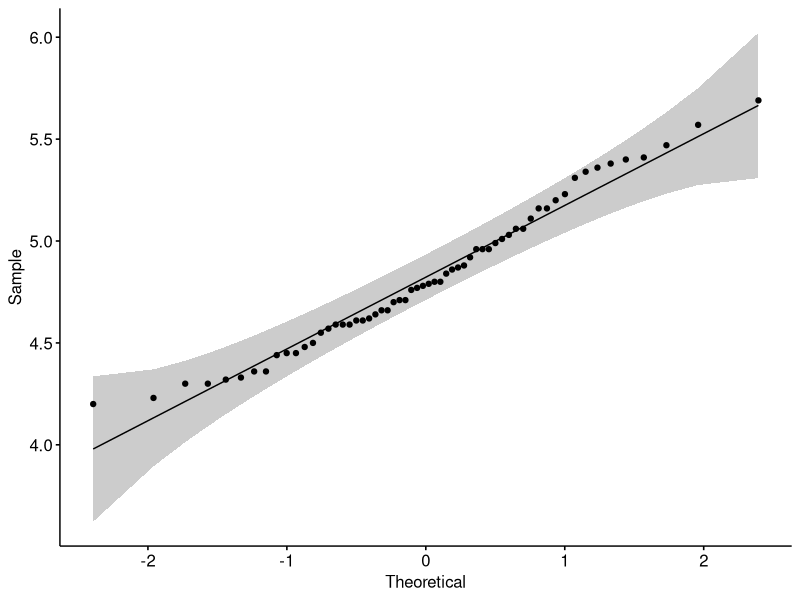
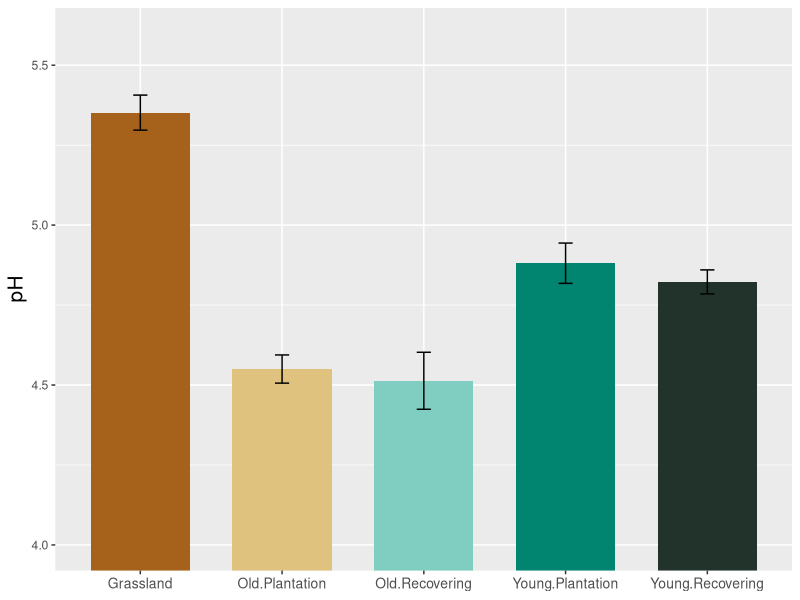
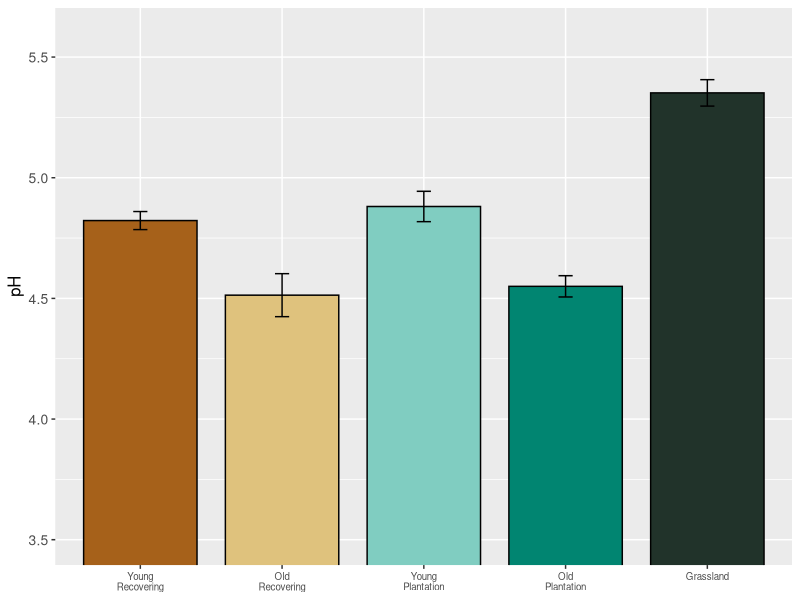
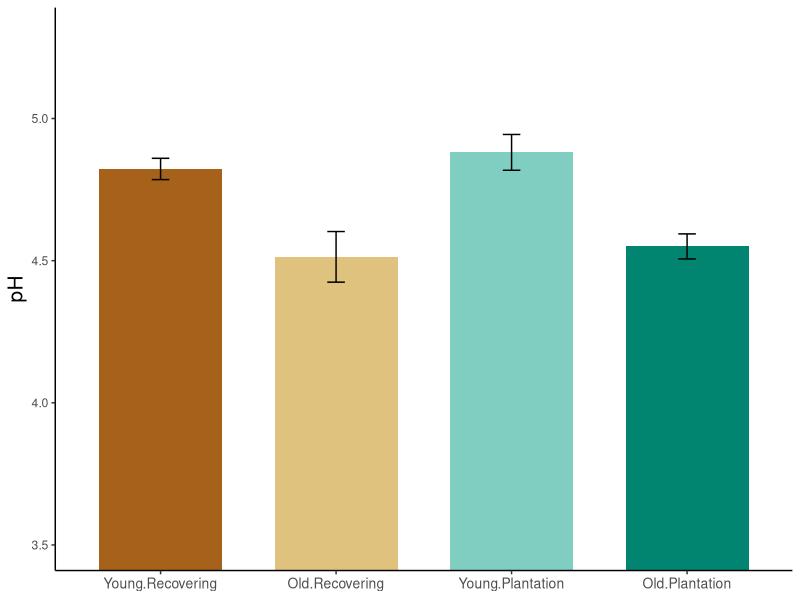
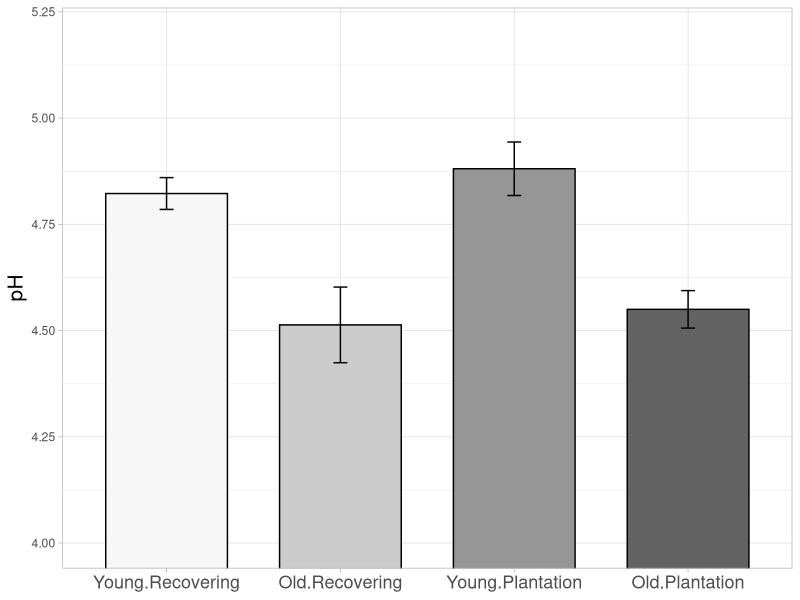
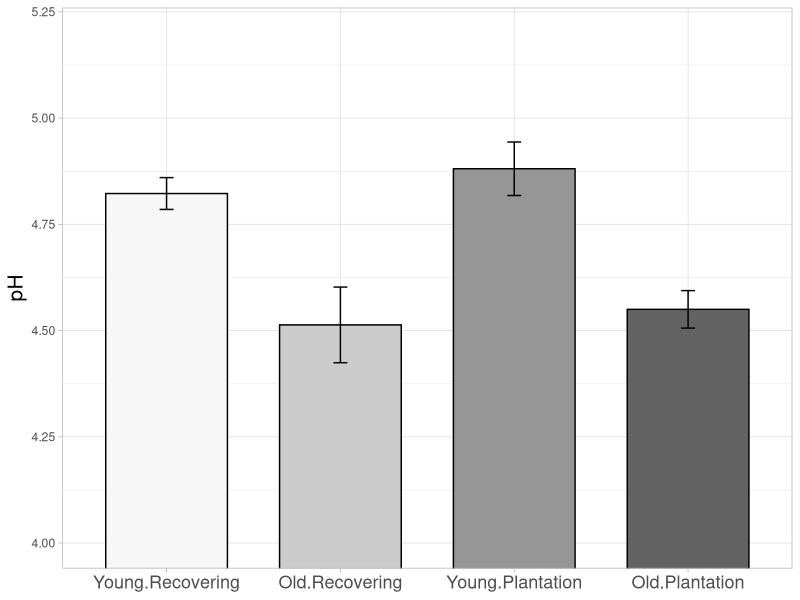

Here is the R script that generated these plots, in order:
# Effect of land management on soil pH
# Attempting to produce a bar chart 
# Emma Gemal, s1758915@sms.ed.ac.uk
# University of Edinburgh
# Created 22/10/2019, Updated: 28/10/2019


## Library ----
library(plyr)
library(tidyverse)
library(ggpubr)  
library(plotrix)


## Loading data ----
soilph <- read.csv("Data/soil-ph-data.csv")
str(soilph)


## Checking normality ----
ggqqplot(soilph$ph)
# pretty close to the line, looks good 


## Data manipulation ----
soilph <- soilph %>% 
              mutate(site = revalue(site, c("site1" = "Young.Recovering",
                                            "site2" = "Young.Plantation",
                                            "site3" = "Old.Recovering",
                                            "site4" = "Old.Plantation",
                                            "site5" = "Grassland"))) 
detach(package:plyr)
phmean_se <- soilph %>% 
              group_by(site) %>% 
              summarize(mean_ph = mean(ph), se = std.error(ph))


## All sites barplot ----
(all_sites <- ggplot(data = phmean_se, aes(x = site, y = mean_ph, fill = site)) +
                geom_col(show.legend = FALSE, width = 0.7) +
                geom_errorbar(aes(ymin = mean_ph - se, ymax = mean_ph + se), width = 0.1) +
                scale_fill_manual(values = c("#a6611a", 
                                             "#dfc27d",
                                             "#80cdc1",
                                             "#018571",
                                             "#21332A")) +
                labs(y = "pH") +
                theme_grey() +
                theme(axis.title.x = element_blank(),
                      axis.text.x = element_text(size = 10),
                      axis.title.y = element_text(size = 15)) +
                coord_cartesian(ylim = c(4,5.6)))


## All sites (reordered) ----
sites_ordered <- phmean_se %>% 
                    mutate(site = factor(site, levels = c("Young.Recovering",
                                                          "Old.Recovering",
                                                          "Young.Plantation",
                                                          "Old.Plantation",
                                                          "Grassland"))) %>% 
                    arrange(site)

# plot of all sites (ordered by recovering and plantation)
(plot_all_ordered <- ggplot(data = sites_ordered, aes(x = site, y = mean_ph, fill = site)) +
                        geom_col(show.legend = FALSE, width = 0.8, color = "black") +
                        geom_errorbar(aes(ymin = mean_ph - se, ymax = mean_ph + se), width = 0.1) +
                        scale_fill_manual(values = c("#a6611a", 
                                                     "#dfc27d",
                                                     "#80cdc1",
                                                     "#018571",
                                                     "#21332A")) +
                        labs(y = "pH") +
                        scale_x_discrete(labels = c("Young.Recovering" = "Young\nRecovering", 
                                                    "Old.Recovering" = "Old\nRecovering", 
                                                    "Young.Plantation" = "Young\nPlantation", 
                                                    "Old.Plantation" = "Old\nPlantation", 
                                                    "Grassland" = "Grassland")) +
                        theme_grey() +
                        theme(axis.title.x = element_blank(),
                              axis.text.x = element_text(size = 7),
                              axis.title.y = element_text(size = 12),
                              axis.text.y = element_text(size = 10)) +
                        coord_cartesian(ylim = c(3.5,5.6)))



## Managed sites ----
managed_sites <- subset(sites_ordered, site != "Grassland")

(plot_managed <- ggplot(data = managed_sites, aes(x = site, y = mean_ph, fill = site)) +
        geom_col(show.legend = FALSE, width = 0.7) +
        geom_errorbar(aes(ymin = mean_ph - se, ymax = mean_ph + se), width = 0.1) +
        scale_fill_manual(values = c("#a6611a", 
                                     "#dfc27d",
                                     "#80cdc1",
                                     "#018571")) +
        labs(y = "pH") +
        theme_classic() +
        theme(axis.title.x = element_blank(),
              axis.text.x = element_text(size = 10),
              axis.title.y = element_text(size = 15)) +
        coord_cartesian(ylim = c(3.5,5.3)))



## Black & White plots ----
# all sites
all_bw <- ggplot(data = phmean_se, aes(x = site, y = mean_ph, fill = site)) +
        geom_col(show.legend = FALSE, width = 0.6, color = "black") +
        geom_errorbar(aes(ymin = mean_ph - se, ymax = mean_ph + se), width = 0.08) +
        scale_fill_manual(values = c("#f7f7f7", 
                                     "#cccccc",
                                     "#969696",
                                     "#636363",
                                     "#252525")) +
        labs(y = "pH") +
        scale_x_discrete(labels = c("Young.Recovering" = "Young\nRecovering", 
                                    "Young.Plantation" = "Young\nPlantation",
                                    "Old.Recovering" = "Old\nRecovering",
                                    "Old.Plantation" = "Old\nPlantation", 
                                    "Grassland" = "Grassland")) +   # makes it more clear
        theme_light() +
        theme(axis.title.x = element_blank(),
              axis.text.x = element_text(size = 10, angle = 30, hjust = 1),
              axis.title.y = element_text(size = 13, vjust = 3),
              axis.text.y = element_text(size = 12)) +
        coord_cartesian(ylim = c(3.5,5.6))


# managed sites 
(managed_bw <- ggplot(data = managed_sites, aes(x = site, y = mean_ph, fill = site)) +
        geom_col(show.legend = FALSE, width = 0.7, color = "black") +
        geom_errorbar(aes(ymin = mean_ph - se, ymax = mean_ph + se), width = 0.08) +
        scale_fill_manual(values = c("#f7f7f7", 
                                     "#cccccc",
                                     "#969696",
                                     "#636363")) +
        labs(y = "pH") +
        theme_light() +
        theme(axis.title.x = element_blank(),
              axis.text.x = element_text(size = 13),
              axis.title.y = element_text(size = 15)) +
        coord_cartesian(ylim = c(4,5.2)))


# Saving & Finalizing Plots ----
ggsave(filename = "all_sites_spaced.png",
       path = "Images/Graphs",
       width = 3.7,
       height = 4, units = c("in"))
